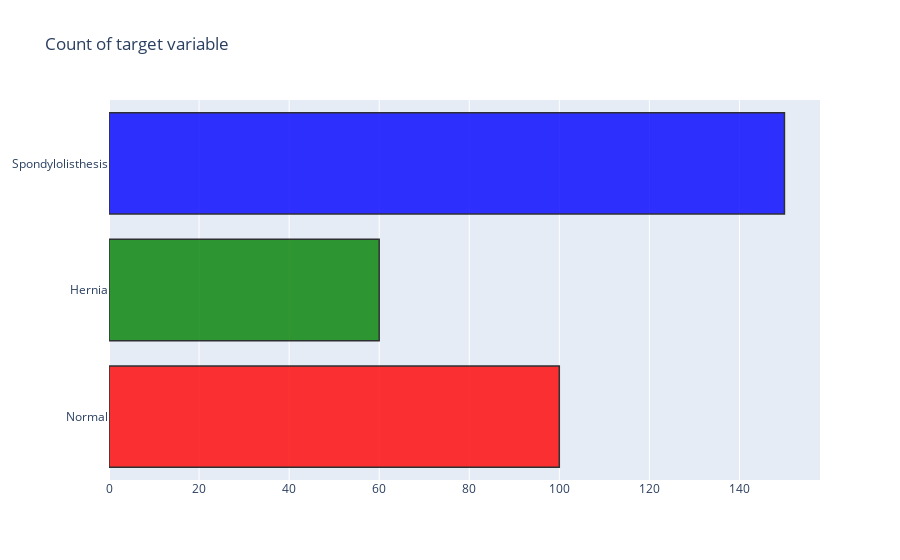

Notebook code cell kept with this figure:
### Code cell
M = data[(data['class'] == 'Normal')]
B = data[(data['class'] == 'Hernia')]
K  = data[(data['class'] == 'Spondylolisthesis')]

trace = go.Bar(x = (len(M), len(B),len(K)), y = ['Normal','Hernia','Spondylolisthesis'], orientation = 'h', opacity = 0.8, marker=dict(
        color=['red','green','blue'],
        line=dict(color='#000000',width=1.5)))

layout = dict(title =  'Count of target variable')
                    
fig = dict(data = [trace], layout=layout)
py.iplot(fig)

### Figure 1 — Plotly figure (JSON) as saved in the notebook; plotly's stock layout.template omitted (floating-point values rounded to 4 significant figures)
{"data": [{"marker": {"color": ["red", "green", "blue"], "line": {"color": "#000000", "width": 1.5}}, "opacity": 0.8, "orientation": "h", "type": "bar", "x": [100, 60, 150], "y": ["Normal", "Hernia", "Spondylolisthesis"]}], "layout": {"title": {"text": "Count of target variable"}}}
